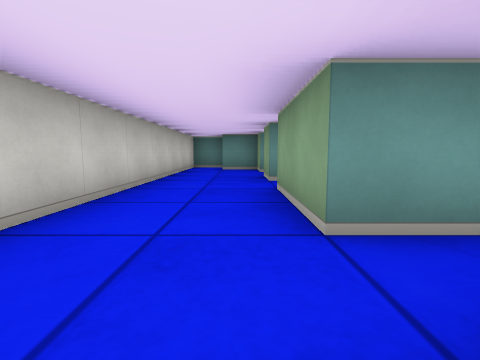
[1] (above)

12 first-person views from a walk through a cub3D ray-caster map. The camera is about half as high as the walls, tilts 6° down and sees 85° across. The floor is counted in squares. Each view is taken from the middle of a square. On the plan, view 1 faces up. The plan holds only what a view shows up to about 9 squares ahead; the rest is blank. The place goes on beyond the plan.

[2]
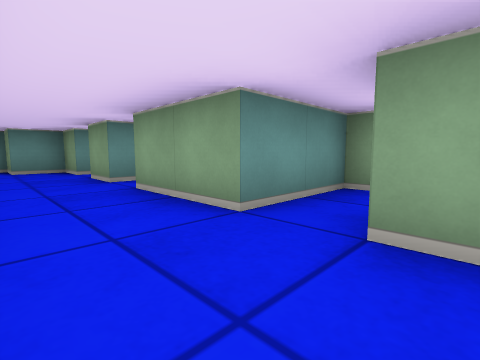

[3]
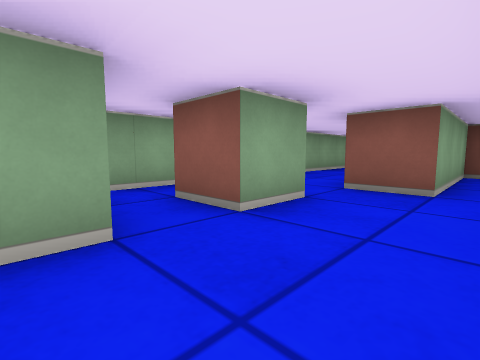

[4]
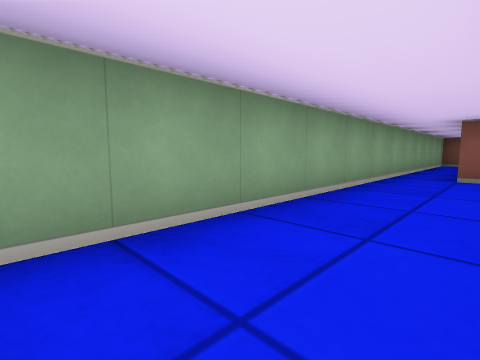

[5]
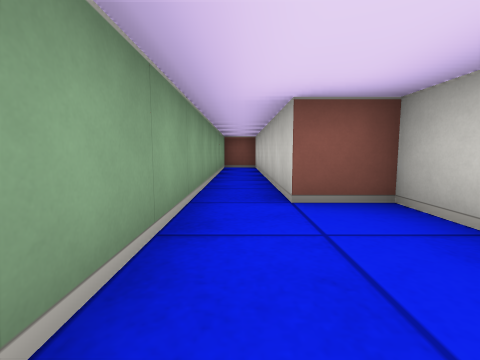

[6]
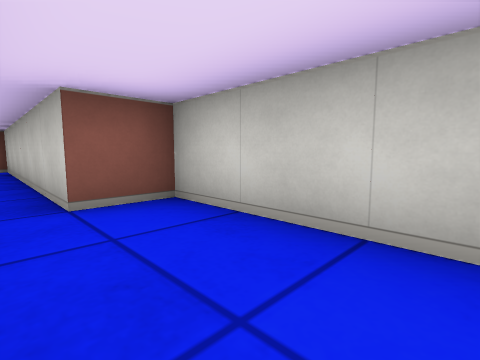

[7]
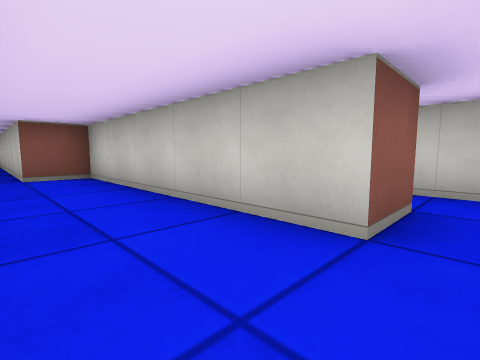

[8]
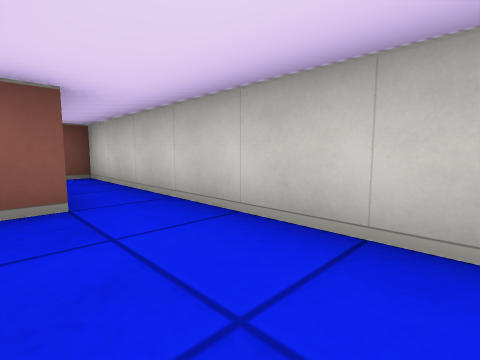

[9]
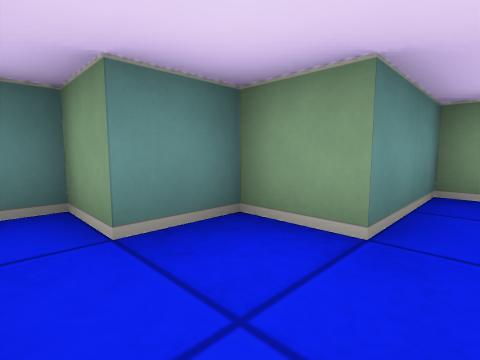

[10]
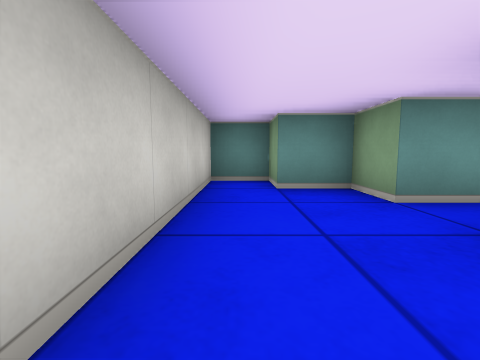

[11]
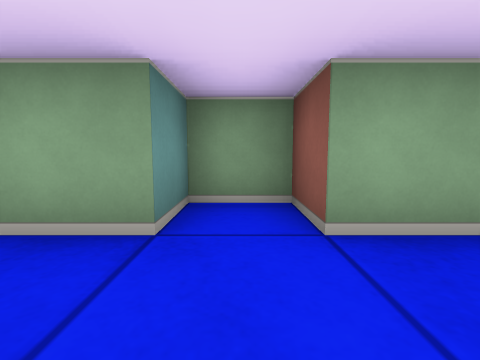

[12]
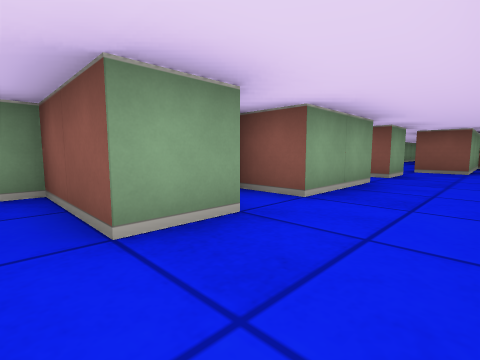

### Floor plan
Points are (right, up) in squares from view 1. A wall is a line through its corners. A room is listed if a view was taken in it or the views show most of it. See-through windows are left out.
Room 1 (views 1, 2, 3, 4, 5, 6, 7, 8, 9, 10, 11, 12)
walls: (0.5, -0.6) (0.5, 0.5) (1.5, 0.5); (0.5, -1.5) (0.5, -6.5) (1.5, -6.5) (1.5, -12.5) (2.5, -12.5) (2.5, 1.5) (0.5, 1.5) (0.5, 3.5) (1.5, 3.5) (1.5, 4.5) (0.5, 4.5) (0.5, 5.5) (2.5, 5.5) (2.5, 6.5) (0.5, 6.5) (0.5, 7.5) (-0.5, 7.5) (-0.5, 8.5) (-1.5, 8.5) (-1.5, -4.5) (-0.5, -4.5) (-0.5, -1.5) (0.5, -1.5)

Where each view was taken, in squares from view 1:
view 1: 0 up, 0 right, facing up
view 2: 0 up, 1 left, facing up-right
view 3: 2 up, 1 left, facing down-right
view 4: 1 down, 1 right, facing down-right
view 5: 4 down, 2 right, facing down
view 6: 4 down, 2 right, facing down-left
view 7: 1 down, 2 right, facing down-left
view 8: 1 up, 0 right, facing down-left
view 9: 6 up, 1 left, facing up-right
view 10: 4 up, 1 left, facing up
view 11: 4 up, 1 left, facing right
view 12: 6 up, 1 left, facing down-right
